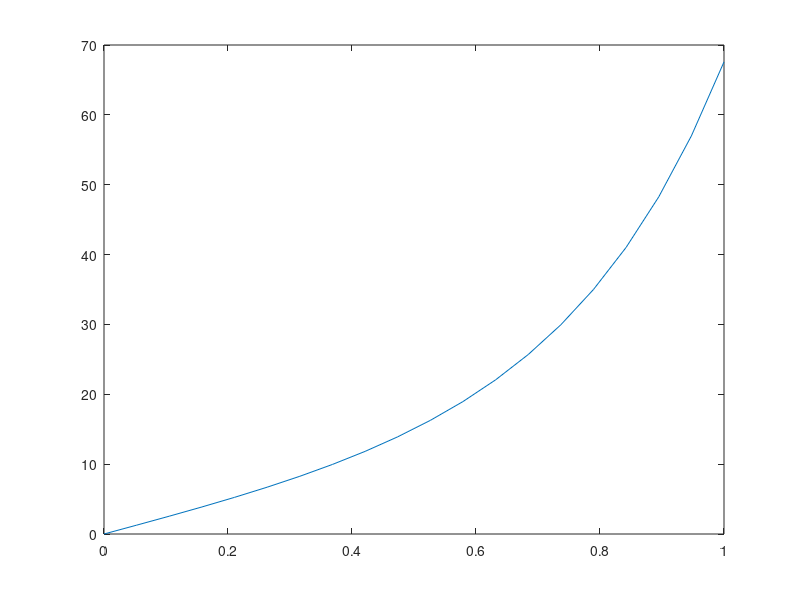

The MATLAB script that drew this image:
%Para resolver a alínea a) vai-se usar este script para determinar o sinal
%da terceira derivada da função f(x)=e^(x^2)-cos(x^2)+1. Para isso vai-se
%fazer o plot da terceira derivada, estando no eixo x 20 pontos igualmente
%espaçados entre 0 e 1 e no eixo y a terceira derivada de cada um desses
%pontos

x = linspace(0,1,20);
y = ones(1,length(x));
for i = 1:1:20
    y(i)=12*x(i)*exp(x(i)^2)+8*(x(i)^3)*exp(x(i)^2)+12*x(i)*cos(x(i)^2)+8*(x(i)^3)*sin(x(i)^2);
end

plot(x,y)
